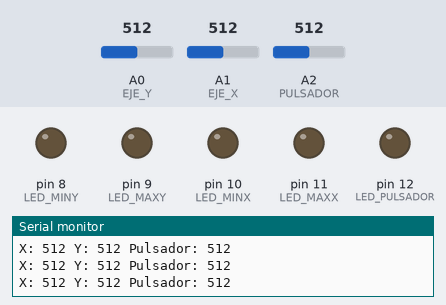
A sketch run on a simulated Arduino Uno, built with avr-gcc and run on an emulated ATmega328P. Shown: output pins drawn as LEDs (lit = HIGH), the last lines printed to the serial monitor. Inputs (shaded band) come from the test bench; at power-on: A0 (EJE_Y) = 512, A1 (EJE_X) = 512, A2 (PULSADOR) = 512.

Above: at 1.3 s.
1.4 s: A0 (EJE_Y) set to 0
At 2.2 s:
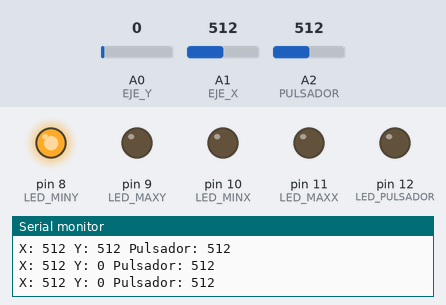
3.0 s: A1 (EJE_X) set to 0
At 3.4 s:
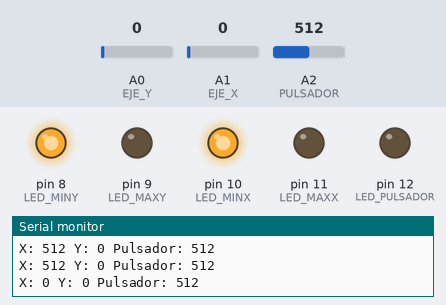
4.5 s: A2 (PULSADOR) set to 0
At 5.7 s:
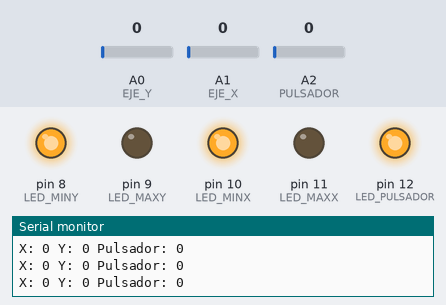
6.0 s: A0 (EJE_Y) set to 18
At 7.1 s:
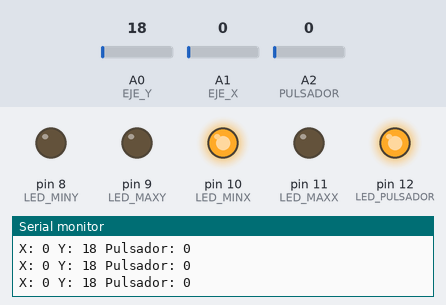
7.5 s: A1 (EJE_X) set to 18
At 8.3 s:
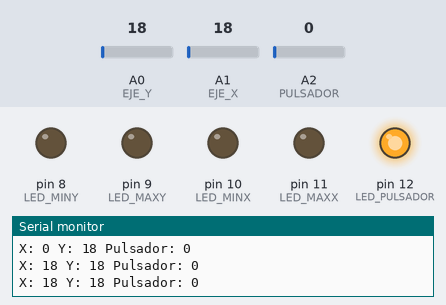
9.0 s: A0 (EJE_Y) set to 1004
10.5 s: A0 (EJE_Y) set to 1023
At 11.9 s:
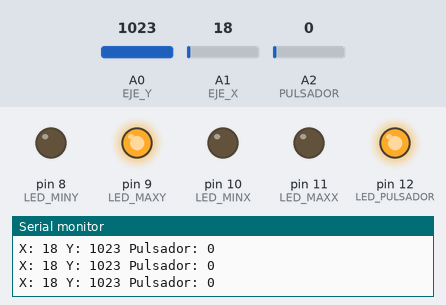
Timing chart, 0 to 13.0 s (numbered marks = the images above; inputs shaded):
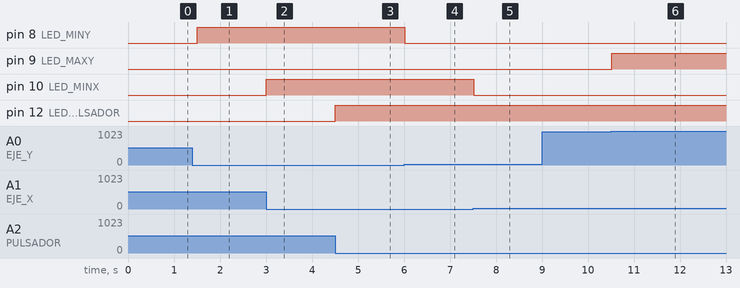

The sketch:

KY023.ino
```cpp
int LED_MINY=8;
int LED_MAXY=9;
int LED_MINX=10;
int LED_MAXX=11;

int LED_PULSADOR=12;

int EJE_Y = A0;
int EJE_X = A1;
int PULSADOR = A2;

int i;

int valorX=0;
int valorY=0;
int valorPulsador=0;

void setup(){
  for(i=8; i<=12; i++){
    pinMode(i, OUTPUT);
    digitalWrite(i, LOW);
  }
  Serial.begin(9600);
}

void loop(){
  valorX=analogRead(EJE_X);
  valorY=analogRead(EJE_Y);
  valorPulsador = analogRead(PULSADOR);

  Serial.print("X: ");
  Serial.print(valorX);
  Serial.print(" Y: ");
  Serial.print(valorY);
  Serial.print(" Pulsador: ");
  Serial.println(valorPulsador);

  if(valorPulsador==0){
    digitalWrite(LED_PULSADOR, HIGH);
  }else{
    digitalWrite(LED_PULSADOR, LOW);
  }

  if(valorX == 0){
    digitalWrite(LED_MINX, HIGH);
  }else if(valorX ==1023 ){
    digitalWrite(LED_MAXX, HIGH);
  }else{
    digitalWrite(LED_MINX, LOW);
    digitalWrite(LED_MAXX, LOW);
  }

  if(valorY == 0){
    digitalWrite(LED_MINY, HIGH);
  }else if(valorY == 1023){
    digitalWrite(LED_MAXY, HIGH);
  }else{
    digitalWrite(LED_MINY, LOW);
    digitalWrite(LED_MAXY, LOW);
  }

  delay(500);
}
```

Measured:
- the behaviour switches between 1022 and 1023 on A0 (EJE_Y) (found by bisection; images 5 and 6)
- after the input at 1.4 s, pin 8 (LED_MINY): LOW → HIGH after 0.10 s
- after the input at 3.0 s, pin 10 (LED_MINX): LOW → HIGH at once
- after the input at 4.5 s, pin 12 (LED_PULSADOR): LOW → HIGH at once
- after the input at 6.0 s, pin 8 (LED_MINY): HIGH → LOW at once
- after the input at 7.5 s, pin 10 (LED_MINX): HIGH → LOW at once
- after the input at 10.5 s, pin 9 (LED_MAXY): LOW → HIGH at once
